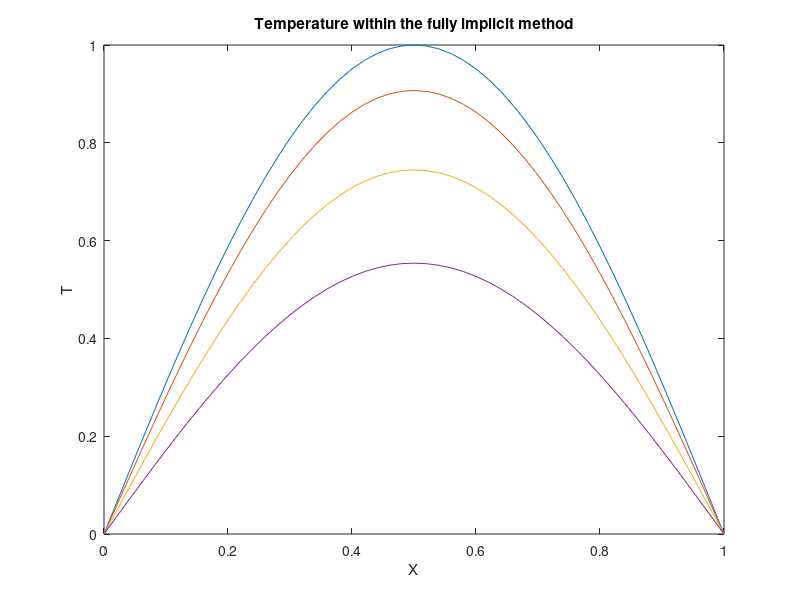
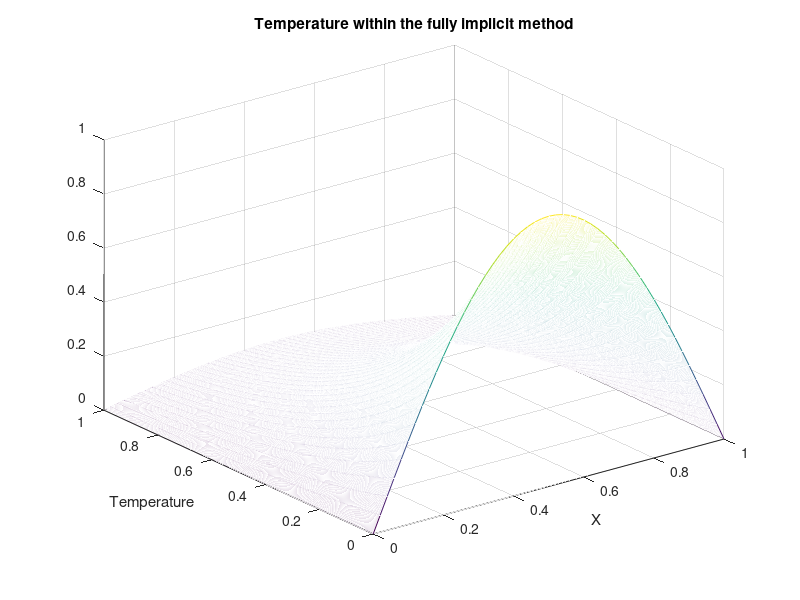

The MATLAB source for these figures, in order:
clc; clear all; close all
%Matlab Program 6: Heat Diffusion in one dimensional wire within the Fully
% Implicit Method
clear;
% Parameters to define the heat equation and the range in space and time
L = 1.; % Lenth of the wire
T =1.; % Final time
% Parameters needed to solve the equation within the fully implicit method
maxk = 2500; % Number of time steps
dt = T/maxk;
n = 50.; % Number of space steps
dx = L/n;
cond = 1./4.; % Conductivity
b = cond*dt/(dx*dx); % Parameter of the method
% Initial temperature of the wire: a sinus.
for i = 1:n+1
x(i) =(i-1)*dx;
u(i,1) =sin(pi*x(i));
end
% Temperature at the boundary (T=0)
for k=1:maxk+1
u(1,k) = 0.;
u(n+1,k) = 0.;
time(k) = (k-1)*dt;
end
aa(1:n-2)=-b;
bb(1:n-1)=1.+2.*b;
cc(1:n-2)=-b;
MM=inv(diag(bb,0)+diag(aa,-1)+diag(cc,1));
% Implementation of the implicit method
for k=2:maxk % Time Loop
uu=u(2:n,k-1);
u(2:n,k)=MM*uu;
end
% Graphical representation of the temperature at different selected times
figure(1)
plot(x,u(:,1),'-',x,u(:,100),'-',x,u(:,300),'-',x,u(:,600),'-')
title('Temperature within the fully implicit method')
xlabel('X')
ylabel('T')
figure(2)
mesh(x,time,u')
title('Temperature within the fully implicit method')
xlabel('X')
ylabel('Temperature')